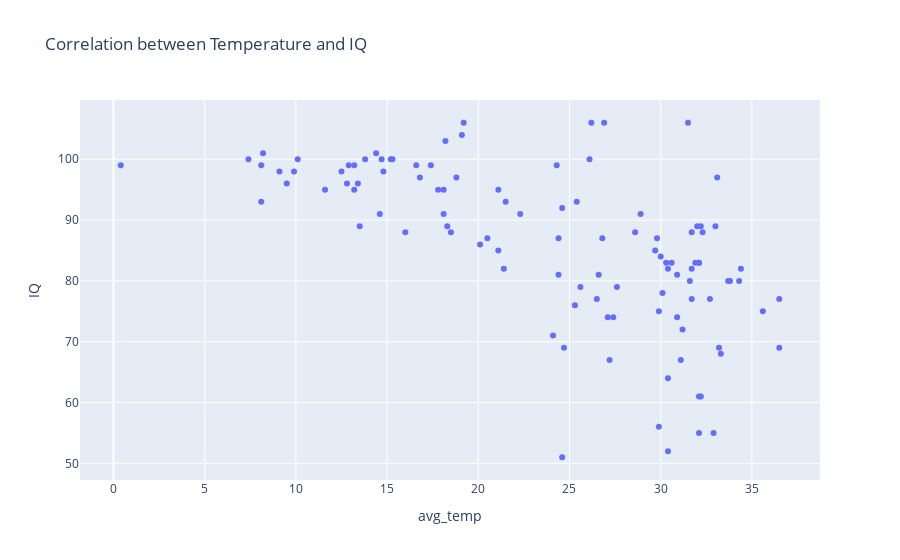

This figure's notebook cell:
### Code cell
fig = px.scatter(IqIt_train, x="avg_temp", y="IQ", title="Correlation between Temperature and IQ")
fig.show()

### Figure 1 — Plotly figure (JSON) as saved in the notebook; plotly's stock layout.template omitted (floating-point values rounded to 4 significant figures)
{"data": [{"hovertemplate": "avg_temp=%{x}<br>IQ=%{y}<extra></extra>", "legendgroup": "", "marker": {"color": "#636efa", "symbol": "circle"}, "mode": "markers", "name": "", "orientation": "v", "showlegend": false, "type": "scatter", "x": [16.8, 32.2, 32.2, 16, 26.2, 32.7, 27.4, 33.2, 19.2, 31.2, 33.3, 13.2, 34.3, 9.1, 18.1, 32, 32.1, 8.1, 31.7, 30.4, 18.2, 12.5, 25.4, 26.1, 21.1, 20.5, 9.9, 26.5, 26.8, 31.7, 11.6, 15.3, 35.6, 32.1, 14.7, 29.8, 12.8, 8.1, 27.6, 21.1, 34.4, 30.3, 22.3, 21.5, 24.6, 24.1, 27.1, 8.2, 33.7, 14.6, 32.1, 13.4, 29.9, 13.5, 28.9, 10.1, 32.1, 31.9, 31.7, 13.8, 0.4, 30.1, 17.4, 33.8, 26.6, 14.8, 32.3, 31.6, 25.3, 24.4, 33.1, 24.6, 30.6, 30, 14.4, 7.4, 36.5, 24.3, 27.2, 33, 18.1, 32.9, 18.3, 17.8, 29.7, 20.1, 9.5, 13.2, 15.2, 18.5, 28.6, 16.6, 29.9, 19.1, 24.7, 31.5, 12.9, 24.4, 25.6, 21.4, 36.5, 30.4, 31.1, 18.8, 26.9, 30.4, 30.9, 30.9], "xaxis": "x", "y": [97, 89, 61, 88, 106, 77, 74, 69, 106, 72, 68, 95, 80, 98, 91, 89, 83, 93, 88, 82, 103, 98, 93, 100, 95, 87, 98, 77, 87, 77, 95, 100, 75, 83, 100, 87, 96, 99, 79, 85, 82, 83, 91, 93, 51, 71, 74, 101, 80, 91, 61, 96, 75, 89, 91, 100, 55, 83, 82, 100, 99, 78, 99, 80, 81, 98, 88, 80, 76, 87, 97, 92, 83, 84, 101, 100, 69, 99, 67, 89, 95, 55, 89, 95, 85, 86, 96, 99, 100, 88, 88, 99, 56, 104, 69, 106, 99, 81, 79, 82, 77, 52, 67, 97, 106, 64, 81, 74], "yaxis": "y"}], "layout": {"legend": {"tracegroupgap": 0}, "title": {"text": "Correlation between Temperature and IQ"}, "xaxis": {"anchor": "y", "domain": [0, 1], "title": {"text": "avg_temp"}}, "yaxis": {"anchor": "x", "domain": [0, 1], "title": {"text": "IQ"}}}}
